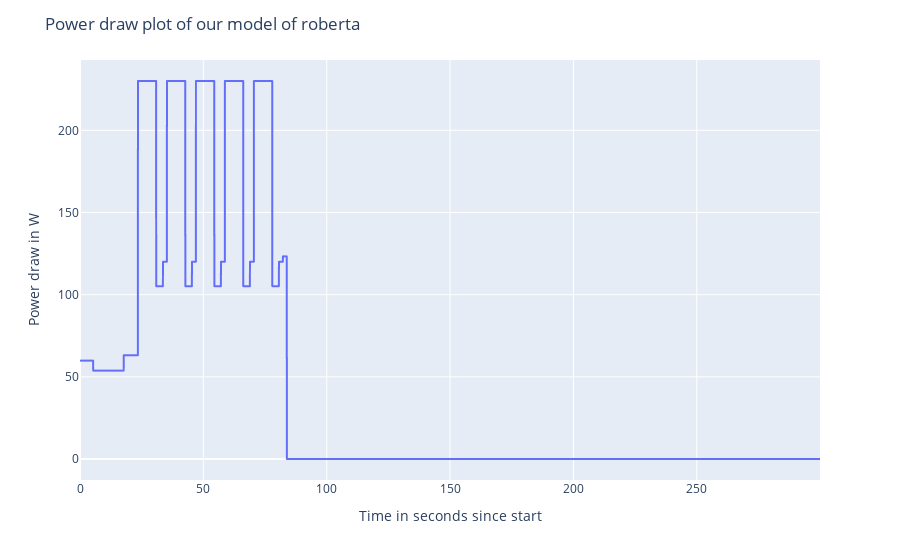

Notebook source saved alongside this figure:
### Code cell
from __init__ import FooPowerFunction, foo_phases_spec
import pandas as pd
import plotly.express as px
import numpy as np

example_power_function = FooPowerFunction(foo_phases_spec)

# first an uninterrupted run

measurements_from_model = [{'power': example_power_function(i), 'timestamp': i} for i in np.arange(0, 300, 0.05)]
print(measurements_from_model)

model_df = pd.DataFrame(measurements_from_model)

model_fig = px.line(model_df, x='timestamp', y='power')

model_fig.update_layout({'title': 'Power draw plot of our model of roberta' ,'yaxis_title': 'Power draw in W', 'xaxis_title': 'Time in seconds since start'})
model_fig.show()

### Figure 1 — Plotly figure (JSON) as saved in the notebook; plotly's stock layout.template omitted (floating-point values rounded to 4 significant figures; data arrays with more than 128 entries replaced by an {"elided": "..."} marker saying what was removed)
{"data": [{"hovertemplate": "timestamp=%{x}<br>power=%{y}<extra></extra>", "legendgroup": "", "line": {"color": "#636efa", "dash": "solid"}, "marker": {"symbol": "circle"}, "mode": "lines", "name": "", "showlegend": false, "type": "scattergl", "x": {"elided": "6000 float values"}, "xaxis": "x", "y": {"elided": "6000 float values"}, "yaxis": "y"}], "layout": {"legend": {"tracegroupgap": 0}, "margin": {"t": 60}, "title": {"text": "Power draw plot of our model of roberta"}, "xaxis": {"anchor": "y", "domain": [0, 1], "title": {"text": "Time in seconds since start"}}, "yaxis": {"anchor": "x", "domain": [0, 1], "title": {"text": "Power draw in W"}}}}
